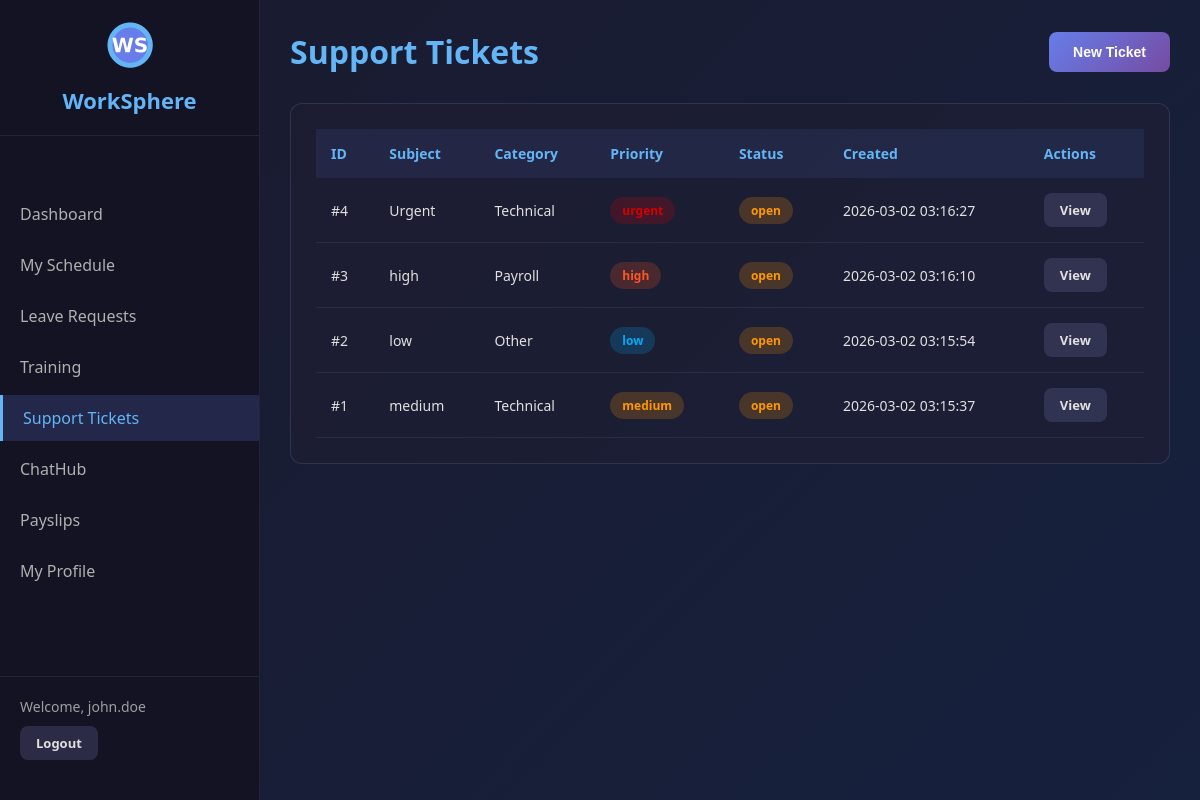
The app's page /employee/support (signed in) with its own data.
### tables this page shows
CREATE TABLE support_tickets (
            id INTEGER PRIMARY KEY AUTOINCREMENT,
            user_id INTEGER NOT NULL,
            subject TEXT NOT NULL,
            category TEXT NOT NULL,
            priority TEXT DEFAULT 'medium',
            description TEXT,
            status TEXT DEFAULT 'open',
            assigned_to INTEGER,
            resolution TEXT,
            created_at TIMESTAMP DEFAULT CURRENT_TIMESTAMP,
            updated_at TIMESTAMP DEFAULT CURRENT_TIMESTAMP,
            closed_at TIMESTAMP,
            FOREIGN KEY (user_id) REFERENCES users (id)
        );

### app.py (the view, shortened to what this page needs)
@app.route('/employee/support', methods=['GET', 'POST'])
@employee_required
def employee_support():
    conn = get_db()
    cursor = conn.cursor()
    user_id = session['user_id']
    tickets = cursor.execute('''
        SELECT * FROM support_tickets WHERE user_id = ? ORDER BY created_at DESC
    ''', (user_id,)).fetchall()
    return render_template('employee_support.html', tickets=tickets)

### app.py (called while the page is built)
def get_db():
    if 'db' not in g:
        g.db = sqlite3.connect(
            DATABASE,
            timeout=20,                   # wait up to 20s if locked
            check_same_thread=False
        )
        g.db.row_factory = sqlite3.Row
        g.db.execute("PRAGMA journal_mode=WAL")    # WAL allows concurrent reads
        g.db.execute("PRAGMA busy_timeout=20000")  # 20s busy timeout at SQLite level
    return g.db

def employee_required(f):
    @wraps(f)
    def decorated_function(*args, **kwargs):
        if 'user_id' not in session:
            flash('Please login to access this page', 'error')
            return redirect('/login')
        if session.get('actual_role') == 'admin' and session.get('role') == 'employee':
            return f(*args, **kwargs)
        if session.get('role') == 'employee':
            return f(*args, **kwargs)
        flash('Employee access required', 'error')
        return redirect('/admin/dashboard')
    return decorated_function

### templates/employee_support.html (shortened to what this page needs)
<!DOCTYPE html>
<html lang="en">
<head>
    <link rel="stylesheet" href="/static/css/style.css">
</head>
<body>
    <div class="dashboard-container">
        <nav class="sidebar">
            <div class="logo-container">
                <img src="/static/images/logo.png" alt="WorkSphere Logo" class="logo-small">
                <h2>WorkSphere</h2>
            </div>
            <ul class="nav-menu">
                <li><a href="/employee/dashboard">Dashboard</a></li>
                <li><a href="/employee/schedule">My Schedule</a></li>
                <li><a href="/employee/leave">Leave Requests</a></li>
                <li><a href="/employee/training">Training</a></li>
                <li class="active"><a href="/employee/support">Support Tickets</a></li>
                <li><a href="/employee/chat">ChatHub</a></li>
                <li><a href="/employee/payslips">Payslips</a></li>
                <li><a href="/employee/profile">My Profile</a></li>
            </ul>
            <div class="user-info">
                <p>Welcome, {{ session.username }}</p>
                <a href="/logout" class="btn btn-secondary btn-sm">Logout</a>
            </div>
        </nav>
        <main class="main-content">
            <header class="page-header">
                <h1>Support Tickets</h1>
                <button onclick="document.getElementById('newTicketModal').style.display='block'" class="btn btn-primary">New Ticket</button>
            </header>
            <div class="section">
                <table class="data-table">
                    <thead>
                        <tr>
                            <th>ID</th>
                            <th>Subject</th>
                            <th>Category</th>
                            <th>Priority</th>
                            <th>Status</th>
                            <th>Created</th>
                            <th>Actions</th>
                        </tr>
                    </thead>
                    <tbody>
                        {% for ticket in tickets %}
                        <tr>
                            <td>#{{ ticket.id }}</td>
                            <td>{{ ticket.subject }}</td>
                            <td>{{ ticket.category }}</td>
                            <td><span class="badge badge-{{ ticket.priority }}">{{ ticket.priority }}</span></td>
                            <td><span class="badge badge-{{ ticket.status }}">{{ ticket.status }}</span></td>
                            <td>{{ ticket.created_at }}</td>
                            <td><a href="/employee/support/view/{{ ticket.id }}" class="btn btn-sm btn-secondary">View</a></td>
                        </tr>
                        {% else %}
                        <tr>
                            <td colspan="7" class="text-center">No support tickets found</td>
                        </tr>
                        {% endfor %}
                    </tbody>
                </table>
            </div>
        </main>
    </div>
</body>
</html>

### static/css/style.css (style rules this page uses)
* { margin: 0; padding: 0; box-sizing: border-box; }
body { font-family: 'Segoe UI', Tahoma, Geneva, Verdana, sans-serif; background: linear-gradient(135deg, #1a1a2e 0%, #16213e 100%); color: #e0e0e0; min-height: 100vh; }
.logo-container { text-align: center; margin-bottom: 30px; }
.btn { padding: 12px 24px; border: none; border-radius: 8px; cursor: pointer; font-size: 14px; font-weight: 600; transition: all 0.3s ease; text-decoration: none; display: inline-block; }
.btn-primary { background: linear-gradient(135deg, #667eea 0%, #764ba2 100%); color: white; }
.btn-secondary { background: rgba(100, 100, 150, 0.3); color: #e0e0e0; }
.btn-sm { padding: 8px 16px; font-size: 13px; }
.dashboard-container { display: flex; min-height: 100vh; }
.sidebar { width: 260px; background: rgba(20, 20, 35, 0.95); border-right: 1px solid rgba(100, 100, 150, 0.2); padding: 20px 0; position: fixed; height: 100vh; overflow-y: auto; display: flex; flex-direction: column; }
.logo-small { width: 50px; height: 50px; margin-bottom: 10px; }
.sidebar .logo-container { padding: 0 20px 20px 20px; border-bottom: 1px solid rgba(100, 100, 150, 0.2); flex-shrink: 0; }
.sidebar .logo-container h2 { color: #64b5f6; font-size: 22px; }
.nav-menu { list-style: none; padding: 20px 0; flex: 1; overflow-y: auto; }
.nav-menu li { margin: 5px 0; }
.nav-menu a { display: block; padding: 12px 20px; color: #b0b0b0; text-decoration: none; transition: all 0.3s ease; }
.nav-menu li.active a { background: rgba(100, 126, 234, 0.2); color: #64b5f6; border-left: 3px solid #64b5f6; }
.user-info { padding: 20px; border-top: 1px solid rgba(100, 100, 150, 0.2); background: rgba(20, 20, 35, 0.95); flex-shrink: 0; margin-top: auto; }
.user-info p { margin-bottom: 10px; font-size: 14px; color: #9e9e9e; }
.main-content { margin-left: 260px; flex: 1; padding: 30px; }
.page-header { display: flex; justify-content: space-between; align-items: center; margin-bottom: 30px; }
.page-header h1 { color: #64b5f6; font-size: 32px; }
.section { background: rgba(30, 30, 50, 0.6); border: 1px solid rgba(100, 100, 150, 0.3); border-radius: 12px; padding: 25px; margin-bottom: 30px; }
.data-table { width: 100%; border-collapse: collapse; }
.data-table thead { background: rgba(100, 126, 234, 0.1); }
.data-table th { padding: 15px; text-align: left; color: #64b5f6; font-weight: 600; font-size: 14px; }
.data-table td { padding: 15px; border-bottom: 1px solid rgba(100, 100, 150, 0.2); color: #e0e0e0; font-size: 14px; }
.badge { display: inline-block; padding: 5px 12px; border-radius: 20px; font-size: 12px; font-weight: 600; }
.badge-open, .badge-medium { background: rgba(255, 152, 0, 0.2); color: #ff9800; }
.badge-low { background: rgba(3, 169, 244, 0.2); color: #03a9f4; }
.badge-high { background: rgba(255, 87, 34, 0.2); color: #ff5722; }
.badge-urgent { background: rgba(213, 0, 0, 0.2); color: #d50000; }

### records on screen
support_tickets: id "4", subject "Urgent", category "Technical", priority "urgent", status "open", created_at "2026-03-02 03:16:27"
support_tickets: id "3", subject "high", category "Payroll", priority "high", status "open", created_at "2026-03-02 03:16:10"
support_tickets: id "2", subject "low", category "Other", priority "low", status "open", created_at "2026-03-02 03:15:54"
support_tickets: id "1", subject "medium", category "Technical", priority "medium", status "open", created_at "2026-03-02 03:15:37"

### other values on screen
{{ session.username }} "john.doe"
